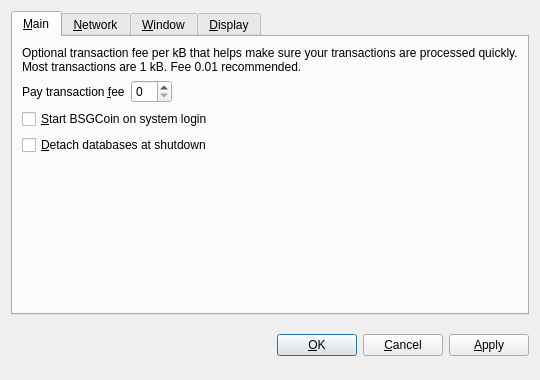
<?xml version="1.0" encoding="UTF-8"?>
<ui version="4.0">
 <class>OptionsDialog</class>
 <widget class="QDialog" name="OptionsDialog">
  <property name="geometry">
   <rect>
    <x>0</x>
    <y>0</y>
    <width>540</width>
    <height>380</height>
   </rect>
  </property>
  <property name="windowTitle">
   <string>Options</string>
  </property>
  <property name="modal">
   <bool>true</bool>
  </property>
  <layout class="QVBoxLayout" name="verticalLayout">
   <item>
    <widget class="QTabWidget" name="tabWidget">
     <property name="tabPosition">
      <enum>QTabWidget::North</enum>
     </property>
     <property name="currentIndex">
      <number>0</number>
     </property>
     <widget class="QWidget" name="tabMain">
      <attribute name="title">
       <string>&amp;Main</string>
      </attribute>
      <layout class="QVBoxLayout" name="verticalLayout_Main">
       <item>
        <widget class="QLabel" name="transactionFeeInfoLabel">
         <property name="text">
          <string>Optional transaction fee per kB that helps make sure your transactions are processed quickly. Most transactions are 1 kB. Fee 0.01 recommended.</string>
         </property>
         <property name="textFormat">
          <enum>Qt::PlainText</enum>
         </property>
         <property name="wordWrap">
          <bool>true</bool>
         </property>
        </widget>
       </item>
       <item>
        <layout class="QHBoxLayout" name="horizontalLayout_Main">
         <item>
          <widget class="QLabel" name="transactionFeeLabel">
           <property name="text">
            <string>Pay transaction &amp;fee</string>
           </property>
           <property name="textFormat">
            <enum>Qt::PlainText</enum>
           </property>
           <property name="buddy">
            <cstring>transactionFee</cstring>
           </property>
          </widget>
         </item>
         <item>
          <widget class="BitcoinAmountField" name="transactionFee"/>
         </item>
         <item>
          <spacer name="horizontalSpacer_Main">
           <property name="orientation">
            <enum>Qt::Horizontal</enum>
           </property>
           <property name="sizeHint" stdset="0">
            <size>
             <width>40</width>
             <height>20</height>
            </size>
           </property>
          </spacer>
         </item>
        </layout>
       </item>
       <item>
        <widget class="QCheckBox" name="bitcoinAtStartup">
         <property name="toolTip">
          <string>Automatically start BSGCoin after logging in to the system.</string>
         </property>
         <property name="text">
          <string>&amp;Start BSGCoin on system login</string>
         </property>
        </widget>
       </item>
       <item>
        <widget class="QCheckBox" name="detachDatabases">
         <property name="toolTip">
          <string>Detach block and address databases at shutdown. This means they can be moved to another data directory, but it slows down shutdown. The wallet is always detached.</string>
         </property>
         <property name="text">
          <string>&amp;Detach databases at shutdown</string>
         </property>
        </widget>
       </item>
       <item>
        <spacer name="verticalSpacer_Main">
         <property name="orientation">
          <enum>Qt::Vertical</enum>
         </property>
         <property name="sizeHint" stdset="0">
          <size>
           <width>20</width>
           <height>40</height>
          </size>
         </property>
        </spacer>
       </item>
      </layout>
     </widget>
     <widget class="QWidget" name="tabNetwork">
      <attribute name="title">
       <string>&amp;Network</string>
      </attribute>
      <layout class="QVBoxLayout" name="verticalLayout_Network">
       <item>
        <widget class="QCheckBox" name="mapPortUpnp">
         <property name="toolTip">
          <string>Automatically open the BSGCoin client port on the router. This only works when your router supports UPnP and it is enabled.</string>
         </property>
         <property name="text">
          <string>Map port using &amp;UPnP</string>
         </property>
        </widget>
       </item>
       <item>
        <widget class="QCheckBox" name="connectSocks">
         <property name="toolTip">
          <string>Connect to the BSGCoin network through a SOCKS proxy (e.g. when connecting through Tor).</string>
         </property>
         <property name="text">
          <string>&amp;Connect through SOCKS proxy:</string>
         </property>
        </widget>
       </item>
       <item>
        <layout class="QHBoxLayout" name="horizontalLayout_Network">
         <item>
          <widget class="QLabel" name="proxyIpLabel">
           <property name="text">
            <string>Proxy &amp;IP:</string>
           </property>
           <property name="textFormat">
            <enum>Qt::PlainText</enum>
           </property>
           <property name="buddy">
            <cstring>proxyIp</cstring>
           </property>
          </widget>
         </item>
         <item>
          <widget class="QValidatedLineEdit" name="proxyIp">
           <property name="maximumSize">
            <size>
             <width>140</width>
             <height>16777215</height>
            </size>
           </property>
           <property name="toolTip">
            <string>IP address of the proxy (e.g. 127.0.0.1)</string>
           </property>
          </widget>
         </item>
         <item>
          <widget class="QLabel" name="proxyPortLabel">
           <property name="text">
            <string>&amp;Port:</string>
           </property>
           <property name="textFormat">
            <enum>Qt::PlainText</enum>
           </property>
           <property name="buddy">
            <cstring>proxyPort</cstring>
           </property>
          </widget>
         </item>
         <item>
          <widget class="QLineEdit" name="proxyPort">
           <property name="maximumSize">
            <size>
             <width>55</width>
             <height>16777215</height>
            </size>
           </property>
           <property name="toolTip">
            <string>Port of the proxy (e.g. 9050)</string>
           </property>
          </widget>
         </item>
         <item>
          <widget class="QLabel" name="socksVersionLabel">
           <property name="text">
            <string>SOCKS &amp;Version:</string>
           </property>
           <property name="textFormat">
            <enum>Qt::PlainText</enum>
           </property>
           <property name="buddy">
            <cstring>socksVersion</cstring>
           </property>
          </widget>
         </item>
         <item>
          <widget class="QValueComboBox" name="socksVersion">
           <property name="toolTip">
            <string>SOCKS version of the proxy (e.g. 5)</string>
           </property>
          </widget>
         </item>
         <item>
          <spacer name="horizontalSpacer_Network">
           <property name="orientation">
            <enum>Qt::Horizontal</enum>
           </property>
           <property name="sizeHint" stdset="0">
            <size>
             <width>40</width>
             <height>20</height>
            </size>
           </property>
          </spacer>
         </item>
        </layout>
       </item>
       <item>
        <spacer name="verticalSpacer_Network">
         <property name="orientation">
          <enum>Qt::Vertical</enum>
         </property>
         <property name="sizeHint" stdset="0">
          <size>
           <width>20</width>
           <height>40</height>
          </size>
         </property>
        </spacer>
       </item>
      </layout>
     </widget>
     <widget class="QWidget" name="tabWindow">
      <attribute name="title">
       <string>&amp;Window</string>
      </attribute>
      <layout class="QVBoxLayout" name="verticalLayout_Window">
       <item>
        <widget class="QCheckBox" name="minimizeToTray">
         <property name="toolTip">
          <string>Show only a tray icon after minimizing the window.</string>
         </property>
         <property name="text">
          <string>&amp;Minimize to the tray instead of the taskbar</string>
         </property>
        </widget>
       </item>
       <item>
        <widget class="QCheckBox" name="minimizeOnClose">
         <property name="toolTip">
          <string>Minimize instead of exit the application when the window is closed. When this option is enabled, the application will be closed only after selecting Quit in the menu.</string>
         </property>
         <property name="text">
          <string>M&amp;inimize on close</string>
         </property>
        </widget>
       </item>
       <item>
        <spacer name="verticalSpacer_Window">
         <property name="orientation">
          <enum>Qt::Vertical</enum>
         </property>
         <property name="sizeHint" stdset="0">
          <size>
           <width>20</width>
           <height>40</height>
          </size>
         </property>
        </spacer>
       </item>
      </layout>
     </widget>
     <widget class="QWidget" name="tabDisplay">
      <attribute name="title">
       <string>&amp;Display</string>
      </attribute>
      <layout class="QVBoxLayout" name="verticalLayout_Display">
       <item>
        <layout class="QHBoxLayout" name="horizontalLayout_1_Display">
         <item>
          <widget class="QLabel" name="langLabel">
           <property name="text">
            <string>User Interface &amp;language:</string>
           </property>
           <property name="textFormat">
            <enum>Qt::PlainText</enum>
           </property>
           <property name="buddy">
            <cstring>lang</cstring>
           </property>
          </widget>
         </item>
         <item>
          <widget class="QValueComboBox" name="lang">
           <property name="toolTip">
            <string>The user interface language can be set here. This setting will take effect after restarting BSGCoin.</string>
           </property>
          </widget>
         </item>
        </layout>
       </item>
       <item>
        <layout class="QHBoxLayout" name="horizontalLayout_2_Display">
         <item>
          <widget class="QLabel" name="unitLabel">
           <property name="text">
            <string>&amp;Unit to show amounts in:</string>
           </property>
           <property name="textFormat">
            <enum>Qt::PlainText</enum>
           </property>
           <property name="buddy">
            <cstring>unit</cstring>
           </property>
          </widget>
         </item>
         <item>
          <widget class="QValueComboBox" name="unit">
           <property name="toolTip">
            <string>Choose the default subdivision unit to show in the interface and when sending coins.</string>
           </property>
          </widget>
         </item>
        </layout>
       </item>
       <item>
        <widget class="QCheckBox" name="displayAddresses">
         <property name="toolTip">
          <string>Whether to show BSGCoin addresses in the transaction list or not.</string>
         </property>
         <property name="text">
          <string>&amp;Display addresses in transaction list</string>
         </property>
        </widget>
       </item>
       <item>
        <spacer name="verticalSpacer_Display">
         <property name="orientation">
          <enum>Qt::Vertical</enum>
         </property>
         <property name="sizeHint" stdset="0">
          <size>
           <width>20</width>
           <height>40</height>
          </size>
         </property>
        </spacer>
       </item>
      </layout>
     </widget>
    </widget>
   </item>
   <item>
    <layout class="QHBoxLayout" name="horizontalLayout_Buttons">
     <item>
      <spacer name="horizontalSpacer_1">
       <property name="orientation">
        <enum>Qt::Horizontal</enum>
       </property>
       <property name="sizeHint" stdset="0">
        <size>
         <width>40</width>
         <height>48</height>
        </size>
       </property>
      </spacer>
     </item>
     <item>
      <widget class="QLabel" name="statusLabel">
       <property name="font">
        <font>
         <weight>75</weight>
         <bold>true</bold>
        </font>
       </property>
       <property name="text">
        <string/>
       </property>
       <property name="textFormat">
        <enum>Qt::PlainText</enum>
       </property>
       <property name="wordWrap">
        <bool>true</bool>
       </property>
      </widget>
     </item>
     <item>
      <spacer name="horizontalSpacer_2">
       <property name="orientation">
        <enum>Qt::Horizontal</enum>
       </property>
       <property name="sizeHint" stdset="0">
        <size>
         <width>40</width>
         <height>48</height>
        </size>
       </property>
      </spacer>
     </item>
     <item>
      <widget class="QPushButton" name="okButton">
       <property name="text">
        <string>&amp;OK</string>
       </property>
      </widget>
     </item>
     <item>
      <widget class="QPushButton" name="cancelButton">
       <property name="text">
        <string>&amp;Cancel</string>
       </property>
       <property name="autoDefault">
        <bool>false</bool>
       </property>
      </widget>
     </item>
     <item>
      <widget class="QPushButton" name="applyButton">
       <property name="text">
        <string>&amp;Apply</string>
       </property>
       <property name="autoDefault">
        <bool>false</bool>
       </property>
      </widget>
     </item>
    </layout>
   </item>
  </layout>
 </widget>
 <customwidgets>
  <customwidget>
   <class>BitcoinAmountField</class>
   <extends>QSpinBox</extends>
   <header>bitcoinamountfield.h</header>
  </customwidget>
  <customwidget>
   <class>QValueComboBox</class>
   <extends>QComboBox</extends>
   <header>qvaluecombobox.h</header>
  </customwidget>
  <customwidget>
   <class>QValidatedLineEdit</class>
   <extends>QLineEdit</extends>
   <header>qvalidatedlineedit.h</header>
  </customwidget>
 </customwidgets>
 <resources/>
 <connections/>
</ui>
